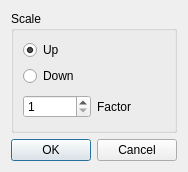
<?xml version="1.0" encoding="UTF-8"?>
<ui version="4.0">
 <class>DialogScaleEdit</class>
 <widget class="QDialog" name="DialogScaleEdit">
  <property name="geometry">
   <rect>
    <x>0</x>
    <y>0</y>
    <width>178</width>
    <height>172</height>
   </rect>
  </property>
  <property name="windowTitle">
   <string>Dialog</string>
  </property>
  <layout class="QVBoxLayout" name="verticalLayout_2">
   <item>
    <widget class="QGroupBox" name="groupBox">
     <property name="title">
      <string>Scale</string>
     </property>
     <layout class="QVBoxLayout" name="verticalLayout">
      <item>
       <layout class="QHBoxLayout" name="horizontalLayout">
        <item>
         <widget class="QRadioButton" name="rButton_ScaleUp">
          <property name="text">
           <string>Up</string>
          </property>
          <property name="checked">
           <bool>true</bool>
          </property>
         </widget>
        </item>
        <item>
         <spacer name="horizontalSpacer">
          <property name="orientation">
           <enum>Qt::Horizontal</enum>
          </property>
          <property name="sizeHint" stdset="0">
           <size>
            <width>40</width>
            <height>20</height>
           </size>
          </property>
         </spacer>
        </item>
       </layout>
      </item>
      <item>
       <layout class="QHBoxLayout" name="horizontalLayout_2">
        <item>
         <widget class="QRadioButton" name="rButton_ScaleDown">
          <property name="text">
           <string>Down</string>
          </property>
         </widget>
        </item>
        <item>
         <spacer name="horizontalSpacer_2">
          <property name="orientation">
           <enum>Qt::Horizontal</enum>
          </property>
          <property name="sizeHint" stdset="0">
           <size>
            <width>40</width>
            <height>20</height>
           </size>
          </property>
         </spacer>
        </item>
       </layout>
      </item>
      <item>
       <layout class="QHBoxLayout" name="horizontalLayout_3">
        <item>
         <widget class="QSpinBox" name="spBoxScale">
          <property name="minimum">
           <number>1</number>
          </property>
          <property name="maximum">
           <number>255</number>
          </property>
         </widget>
        </item>
        <item>
         <widget class="QLabel" name="label_Scale">
          <property name="text">
           <string>Factor</string>
          </property>
         </widget>
        </item>
       </layout>
      </item>
     </layout>
    </widget>
   </item>
   <item>
    <widget class="QDialogButtonBox" name="buttonBox">
     <property name="orientation">
      <enum>Qt::Horizontal</enum>
     </property>
     <property name="standardButtons">
      <set>QDialogButtonBox::Cancel|QDialogButtonBox::Ok</set>
     </property>
    </widget>
   </item>
  </layout>
 </widget>
 <resources/>
 <connections>
  <connection>
   <sender>buttonBox</sender>
   <signal>accepted()</signal>
   <receiver>DialogScaleEdit</receiver>
   <slot>accept()</slot>
   <hints>
    <hint type="sourcelabel">
     <x>168</x>
     <y>162</y>
    </hint>
    <hint type="destinationlabel">
     <x>157</x>
     <y>274</y>
    </hint>
   </hints>
  </connection>
  <connection>
   <sender>buttonBox</sender>
   <signal>rejected()</signal>
   <receiver>DialogScaleEdit</receiver>
   <slot>reject()</slot>
   <hints>
    <hint type="sourcelabel">
     <x>168</x>
     <y>162</y>
    </hint>
    <hint type="destinationlabel">
     <x>286</x>
     <y>274</y>
    </hint>
   </hints>
  </connection>
  <connection>
   <sender>rButton_ScaleUp</sender>
   <signal>clicked(bool)</signal>
   <receiver>DialogScaleEdit</receiver>
   <slot>scaleUpClicked(bool)</slot>
   <hints>
    <hint type="sourcelabel">
     <x>43</x>
     <y>50</y>
    </hint>
    <hint type="destinationlabel">
     <x>155</x>
     <y>7</y>
    </hint>
   </hints>
  </connection>
  <connection>
   <sender>rButton_ScaleDown</sender>
   <signal>clicked(bool)</signal>
   <receiver>DialogScaleEdit</receiver>
   <slot>scaleDownClicked(bool)</slot>
   <hints>
    <hint type="sourcelabel">
     <x>63</x>
     <y>70</y>
    </hint>
    <hint type="destinationlabel">
     <x>112</x>
     <y>8</y>
    </hint>
   </hints>
  </connection>
  <connection>
   <sender>spBoxScale</sender>
   <signal>valueChanged(int)</signal>
   <receiver>DialogScaleEdit</receiver>
   <slot>scaleFactorChanged(int)</slot>
   <hints>
    <hint type="sourcelabel">
     <x>26</x>
     <y>100</y>
    </hint>
    <hint type="destinationlabel">
     <x>18</x>
     <y>4</y>
    </hint>
   </hints>
  </connection>
 </connections>
 <slots>
  <slot>scaleUpClicked(bool)</slot>
  <slot>scaleDownClicked(bool)</slot>
  <slot>scaleFactorChanged(int)</slot>
 </slots>
</ui>
